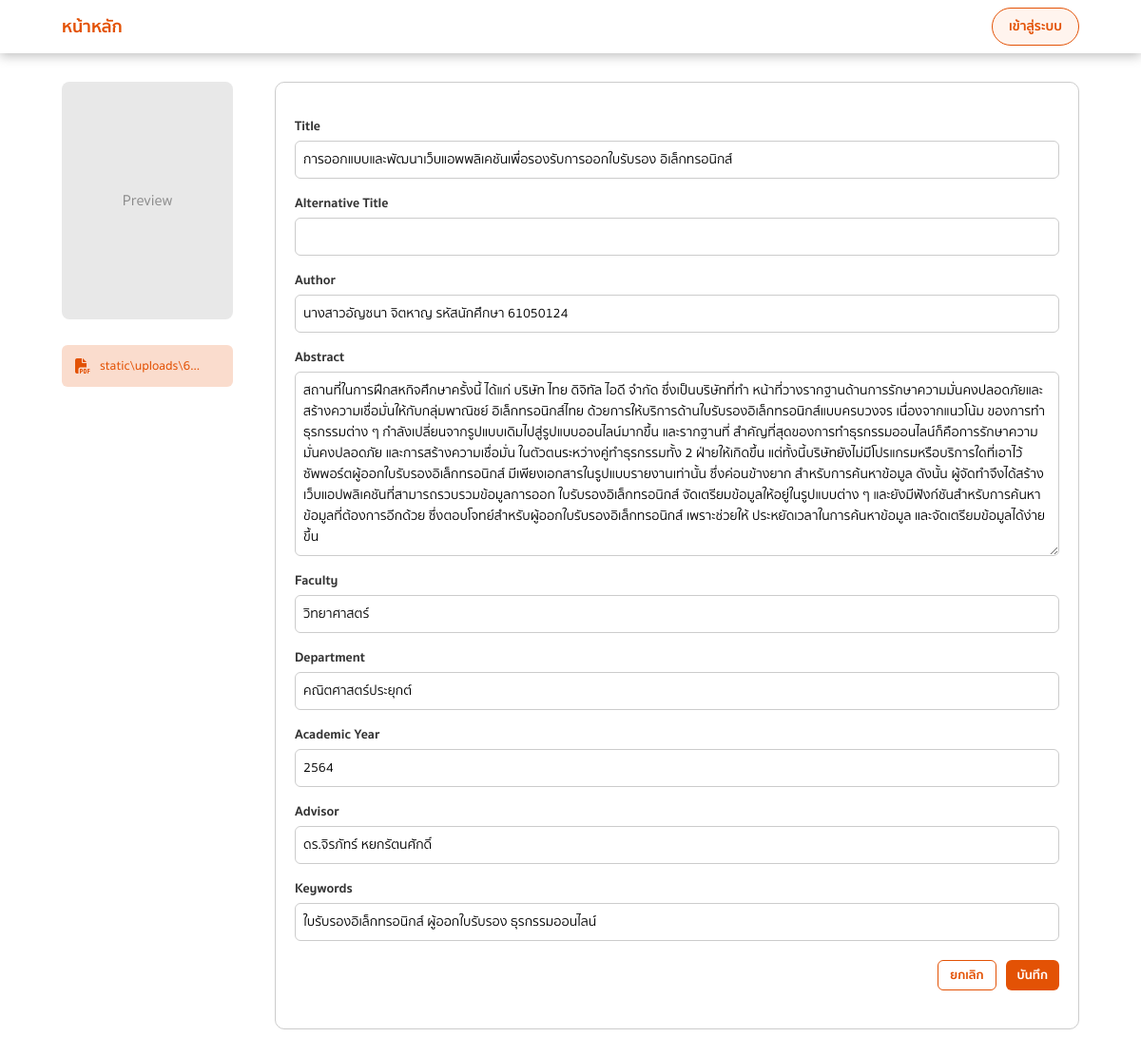
Screenshot of /edit/1 with the database file from the repository.
### models.py (models this page shows)
class ProjectModel(db.Model):
    __tablename__ = 'projects'
    id = Column(Integer, primary_key=True, autoincrement=True)
    title_th = Column(String(255), nullable=False)
    title_en = Column(String(255))
    academic_year = Column(String(10))
    abstract_th = Column(Text)
    abstract_en = Column(Text)
    department = Column(String(100))
    faculty = Column(String(100))
    author = Column(String(255))
    advisor = Column(String(255))
    keywords = Column(String(255))
    file_path = Column(String(255))
    thumbnail_path = Column(String(255))   # <--- เพิ่มบรรทัดนี้
    created_at = Column(DateTime, default=datetime.datetime.now)
    updated_at = Column(DateTime, onupdate=datetime.datetime.now)
    students = relationship('UserModel', secondary='project_student', back_populates='projects')
    keywords_rel = relationship('KeywordModel', secondary='project_keyword', back_populates='projects')
    advisors = relationship('UserModel', secondary='project_advisor', back_populates='advising_projects')
    pdf_files = relationship('PdfFileModel', back_populates='project')

### app.py (the view, shortened to what this page needs)
@app.route('/edit/<int:project_id>', methods=['GET', 'POST'])
def edit_project(project_id):
    project = ProjectModel.query.get_or_404(project_id)
    return render_template('edit_project.html', project=project)

### app.py (called while the page is built, shortened)
@app.context_processor
def inject_user():
    user = session.get('user')
    return dict(user_logged_in=False)

### templates/edit_project.html (shortened to what this page needs)
<!DOCTYPE html>
<html lang="th">
<head>
  <link rel="stylesheet" href="{{ url_for('static', filename='css/index.css') }}">
  <link rel="stylesheet" href="https://cdnjs.cloudflare.com/ajax/libs/font-awesome/6.4.0/css/all.min.css" />
</head>
<body>
  <nav class="navbar">
    <div class="container">
      <a href="{{ url_for('index') }}" class="brand">หน้าหลัก</a>
      {% if user_logged_in %}
      <div class="profile-wrapper">
        <div class="profile-btn">
          <div class="avatar-circle" style="background-color: {{ avatar_color }}">
            {{ first_letter }}
          </div>
          <span class="student-id">{{ student_id }}</span>
          <i class="fa-solid fa-chevron-down arrow"></i>
        </div>
        <div class="dropdown-menu">
          <a href="{{ url_for('profile') }}"><i class="fa-solid fa-user"></i> Profile</a>
          <a href="{{ url_for('logout') }}"><i class="fa-solid fa-right-from-bracket"></i> Log out</a>
        </div>
      </div>
      {% else %}
      <a href="{{ url_for('login') }}" class="login-btn {% if request.endpoint == 'login' %}hidden-login-btn{% endif %}">เข้าสู่ระบบ</a>
      {% endif %}
    </div>
  </nav>
  <div class="container">
    <div class="upload-form-page">
      <form method="POST" action="" class="upload-form">
        <div class="left-panel">
          <div class="pdf-preview">Preview</div>
          {% if project.file_path %}
          <div class="uploaded-file-box">
            <i class="fa-solid fa-file-pdf pdf-icon"></i>
            <div class="uploaded-file-name">
              {{ project.file_path.split('/')[-1] }}
            </div>
          </div>
          {% endif %}
        </div>
        <div class="right-panel">
          <label>Title</label>
          <input type="text" name="title" value="{{ project.title_th }}" required>
          <label>Alternative Title</label>
          <input type="text" name="alt_title" value="{{ project.title_en }}">
          <label>Author</label>
          <input type="text" name="author" value="{{ project.author }}">
          <label>Abstract</label>
          <textarea name="abstract" rows="10" style="white-space: pre-wrap;">{{ project.abstract_th }}</textarea>
          <label>Faculty</label>
          <input type="text" name="faculty" value="{{ project.faculty }}">
          <label>Department</label>
          <input type="text" name="department" value="{{ project.department }}">
          <label>Academic Year</label>
          <input type="text" name="academic_year" value="{{ project.academic_year }}">
          <label>Advisor</label>
          <input type="text" name="advisor" value="{{ project.advisor }}">
          <label>Keywords</label>
          <input type="text" name="keywords" value="{{ project.keywords }}">
          <div class="form-buttons">
            <a href="{{ url_for('profile') }}" class="cancel-btn">ยกเลิก</a>
            <button type="submit" class="submit-btn">บันทึก</button>
          </div>
        </div>
      </form>
    </div>
  </div>
</body>
</html>

### static/css/index.css (style rules this page uses)
body { font-family: "Sukhumvit Set", sans-serif; background-color: #ffffff; color: #333; margin: 0; padding: 0; }
* { font-family: 'Sukhumvit Set', sans-serif; }
.container { max-width: 100%; margin: 0 auto; padding-left: 65px; padding-right: 65px; box-sizing: border-box; }
.navbar { background-color: #ffffff; padding: 8px 0; box-shadow: 0px 3px 11.1px 0px rgba(0, 0, 0, 0.25); }
.navbar .container { display: flex; justify-content: space-between; align-items: center; }
.brand { font-weight: bold; color: #E35205; text-decoration: none; font-size: 18px; }
.login-btn { background-color: #fff4ee; border: 1px solid #E35205; color: #E35205; padding: 8px 17px; border-radius: 24px; font-size: 14px; font-weight: bold; cursor: pointer; text-decoration: none; }
.upload-form-page { padding: 30px 0px; }
.upload-form { display: flex; flex-direction: row; align-items: flex-start; justify-content: start; gap: 24px; }
.upload-form .left-panel { flex: 0 0 200px; display: flex; flex-direction: column; align-items: flex-start; }
.upload-form .right-panel { flex: 10; display: flex; flex-direction: column; }
.upload-form .pdf-preview { width: 180px; height: 250px; background-color: #E8E8E8; border-radius: 8px; display: flex; justify-content: center; align-items: center; font-size: 16px; color: #888; margin-bottom: 15px; }
.uploaded-file-box { width: 180px; background: rgba(227, 82, 5, 0.20); border-radius: 6px; padding: 14px 14px; display: flex; align-items: center; gap: 10px; box-sizing: border-box; margin-top: 12px; }
.pdf-icon { font-size: 16px; color: #E35205; }
.uploaded-file-name { color: #E35205; flex: 1; min-width: 0; white-space: nowrap; overflow: hidden; text-overflow: ellipsis; font-weight: 500; font-size: 13.5px; line-height: 1; padding-right: 14px; }
.right-panel label { margin-top: 15px; font-weight: bold; font-size: 14px; }
.right-panel input { padding: 8px; border: 1px solid #ccc; border-radius: 6px; font-size: 14px; margin-top: 4px; }
.right-panel textarea { padding: 8px; border: 1px solid #ccc; border-radius: 6px; font-size: 14px; margin-top: 4px; resize: vertical; }
.form-buttons { margin-top: 20px; margin-bottom: 20px; display: flex; justify-content: flex-end; gap: 10px; }
.cancel-btn, .submit-btn { padding: 5px 12px; font-size: 13px; border-radius: 6px; font-weight: bold; cursor: pointer; text-decoration: none; text-align: center; }
.cancel-btn { background-color: white; color: #E35205; border: 1px solid #E35205; }
.submit-btn { background-color: #E35205; color: white; border: none; }
.left-panel { flex: 0 0 247px; display: flex; flex-direction: column; align-items: center; }
.pdf-preview { width: 180px; height: 250px; background-color: #E8E8E8; border-radius: 8px; display: flex; justify-content: center; align-items: center; font-size: 16px; color: #888; margin-bottom: 15px; }
.right-panel { flex: 1; border: 1px solid #ccc; border-radius: 10px; padding: 20px; min-width: 300px; box-sizing: border-box; }

### rows the page displays
ProjectModel: file_path "static\\uploads\\6…", title "การออกแบบและพัฒนาเว็บแอพพลิเคชันเพื่อรองรับการออกใบรับรอง อิเล็กทรอนิกส์", author "นางสาวอัญซนา จิตหาญ รหัสนักศึกษา 61050124", abstract "สถานที่ในการฝึกสหกิจศึกษาครั้งนี้ ได้แก่ บริษัท ไทย ดิจิทัล ไอดี จํากัด ซึ่งเป็นบริษัทที่ทํา หน้าที่วางรากฐานด้านการรักษาความมั่นคงปลอดภัยและสร้างความเชื่อมั่นให้กับกลุ่มพาณิชย์ อิเล็กทรอนิกส์ไทย ด้วยการให้บริการด้านใบรับรองอิเล็กทรอนิกส์แบบครบวงจร เนื่องจากแนวโน้ม ของการทําธุรกรรมต่าง ๆ กําลังเปลี่ยนจากรูปแบบเดิมไปสู่รูปแบบออนไลน์มากขึ้น และรากฐานที่ สําคัญที่สุดของการทําธุรกรรมออนไลน์ก็คือการรักษาความมั่นคงปลอดภัย และการสร้างความเชื่อมั่น ในตัวตนระหว่างคู่ทําธุรกรรมทั้ง 2 ฝ่ายให้เกิดขึ้น แต่ทั้งนี้บริษัทยังไม่มีโปรแกรมหรือบริการใดที่เอาไว้ ซัพพอร์ตผู้ออกใบรับรองอิเล็กทรอนิกส์ มีเพียงเอกสารในรูปแบบรายงานเท่านั้น ซึ่งค่อนข้างยาก สําหรับการค้นหาข้อมูล ดังนั้น…", faculty "วิทยาศาสตร์", department "คณิตศาสตร์ประยุกต์", academic_year "2564", advisor "ดร.จิรภัทร์ หยกรัตนศักดิ์", keywords "ใบรับรองอิเล็กทรอนิกส์ ผู้ออกใบรับรอง ธุรกรรมออนไลน์"
